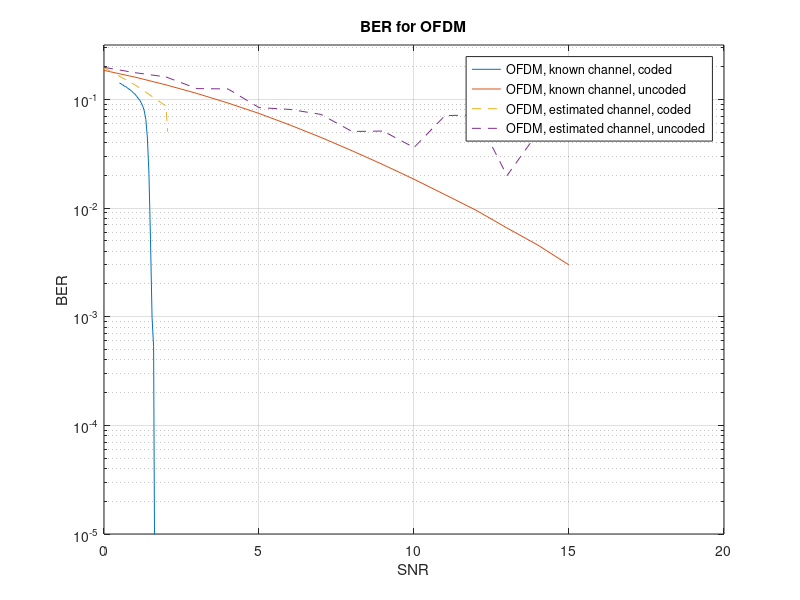
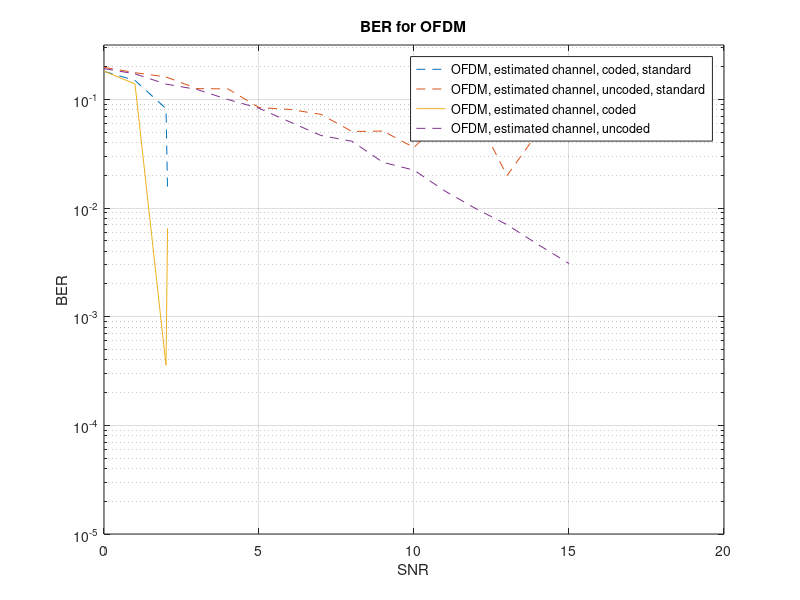

Recreate these plots in MATLAB, in order.
%% Load OFDM BER
load('OFDM_uncoded_estimated.mat');
load('OFDM_coded_estimated.mat');
load('OFDM_coded_known.mat');
load('OFDM_uncoded_known.mat');

%% Plot
figure,
semilogy(snr_vec_coding_known, BER_coding_known), hold on,
semilogy(snr_vec_nocoding_known, BER_nocoding_known), hold on,
semilogy(snr_vec_coding_estimated, BER_coding_estimated(:, 2), '--'), hold on,
semilogy(snr_vec_nocoding_estimated, BER_nocoding_estimated(:, 7), '--')
legend('OFDM, known channel, coded', 'OFDM, known channel, uncoded', ...
    'OFDM, estimated channel, coded', 'OFDM, estimated channel, uncoded')
xlabel('SNR')
ylabel('BER')
ylim([10^-5, 10^-0.5])
grid on
title('BER for OFDM')

%% New estimation method
load('OFDM_uncoded_estimated_2.mat');
load('OFDM_coded_estimated_2.mat');

%% Plot
figure,
semilogy(snr_vec_coding_estimated, median(BER_coding_estimated, 2), '--'), hold on,
semilogy(snr_vec_nocoding_estimated, BER_nocoding_estimated(:, 7), '--'), hold on
semilogy(snr_vec_coding_estimated_2, median(BER_coding_estimated_2, 2)), hold on,
semilogy(snr_vec_nocoding_estimated_2, BER_nocoding_estimated_2(:, 7), '--')
legend('OFDM, estimated channel, coded, standard', 'OFDM, estimated channel, uncoded, standard', ...
    'OFDM, estimated channel, coded', 'OFDM, estimated channel, uncoded')
xlabel('SNR')
ylabel('BER')
ylim([10^-5, 10^-0.5])
grid on
title('BER for OFDM')
